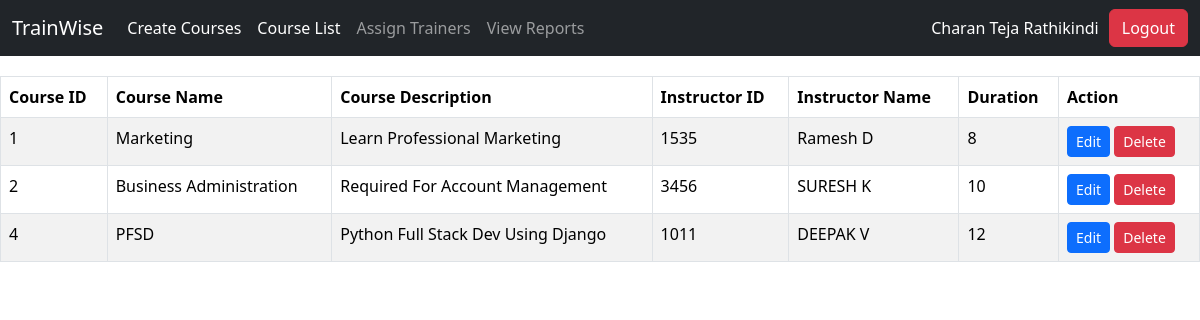
/courses/ (signed in), run on an earlier commit of the app's database.
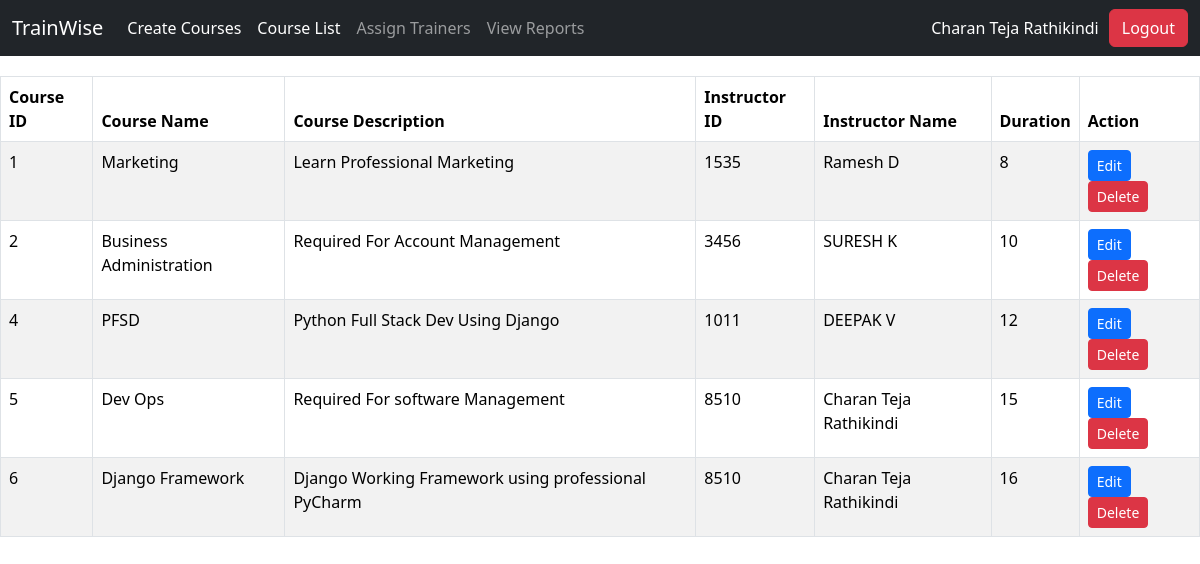
And on a later commit of the database.
### admin_app/models.py (models this page shows, shortened)
class Course(models.Model):
    name = models.CharField(max_length=100)
    description = models.TextField()
    duration = models.PositiveIntegerField()  # Duration in hours
    trainer = models.ForeignKey(User, on_delete=models.SET_NULL, null=True)  # Trainer linked to User
    status = models.BooleanField(default=True)  # Active/Inactive status

### admin_app/views.py (the view)
# urls.py: path('courses/', views.course_list, name='course_list'),
@login_required
def course_list(request):
    courses = Course.objects.all()  # Get all courses
    return render(request, 'courses/course_list.html', {'courses': courses})

### templates/courses/course_list.html (shortened to what this page needs)
{% extends 'admin_app/navbar.html' %}
{% load static %}
        {% block body %}
        <table class="table table-bordered table-striped">
            <thead class="thead-dark">
                <tr>
                    <th scope="col">Course ID</th>
                    <th scope="col">Course Name</th>
                    <th scope="col">Course Description</th>
                    <th scope="col">Instructor ID</th>
                    <th scope="col">Instructor Name</th>
                    <th scope="col">Duration</th>
                    <th scope="col">Action</th>
                </tr>
            </thead>
            <tbody>
                {% for course in courses %}
                <tr>
                    <td>{{ course.id }}</td>
                    <td>{{ course.name }}</td>
                    <td>{{ course.description }}</td>
                    <td>{{ course.trainer }}</td>
                    <td>{{ course.trainer.first_name }} {{ course.trainer.last_name }}</td>
                    <td>{{ course.duration }}</td>
                    <td>
                        <a href="{% url 'admin_app:edit_course' course.id %}" class="btn btn-primary btn-sm">Edit</a>
                        <a href="{% url 'admin_app:delete_course' course.id %}" class="btn btn-danger btn-sm">Delete</a>
                    </td>
                </tr>
                {% empty %}
                <tr>
                    <td colspan="5" class="text-center">No courses available.</td>
                </tr>
                {% endfor %}
            </tbody>
        </table>
{% endblock %}

### templates/admin_app/navbar.html (shortened to what this page needs)
<!DOCTYPE html>
<html lang="en">
<head>
    <link href="https://cdn.jsdelivr.net/npm/bootstrap@5.3.3/dist/css/bootstrap.min.css" rel="stylesheet">
</head>
<body>
  <nav class="navbar navbar-expand-lg navbar-dark bg-dark">
    <div class="container-fluid">
      <a class="navbar-brand" href="{% url 'admin_app:homepage' %}">TrainWise</a>
      <div class="collapse navbar-collapse" id="navbarSupportedContent">
        <ul class="navbar-nav me-auto mb-2 mb-lg-0">
          <li class="nav-item">
            <a class="nav-link active" aria-current="page" href="{% url 'admin_app:create_course' %}">Create Courses</a>
          </li>
          <li class="nav-item">
            <a class="nav-link active" aria-current="page" href="{% url 'admin_app:course_list' %}">Course List</a>
          </li>
          <li class="nav-item">
            <a class="nav-link" href="{% url 'admin_app:course_list' %}">Assign Trainers</a>
          </li>
          <li class="nav-item">
            <a class="nav-link" href="#">View Reports</a>
          </li>
        </ul>
        <div class="d-flex align-items-center">
          <a class="nav-link text-white" href="{% url 'admin_app:profile_page' %}">{{user.first_name}} {{user.last_name}}</a>
          {% if user.is_authenticated %}
            <a class="btn btn-danger btn-custom" href="{% url 'admin_app:log_out' %}">Logout</a>
          {% else %}
            <a class="btn btn-primary btn-custom" href="{% url 'admin_app:user_login' %}">Login</a>
            <a class="btn btn-primary btn-custom" href="{% url 'admin_app:register' %}">Register</a>
          {% endif %}
        </div>
      </div>
    </div>
  </nav>
  {% block body %}
  {% endblock %}
</body>
</html>

### templates/admin_app/navbar.html (style rules this page uses)
.navbar { margin-bottom: 20px; }
.btn-custom { margin-left: 10px; }

What changed in the data, as far as the page shows it:
added Course: id "5", name "Dev Ops", description "Required For software Management", trainer "8510", trainer.first_name "Charan Teja", trainer.last_name "Rathikindi", duration "15"
added Course: id "6", name "Django Framework", description "Django Working Framework using professional PyCharm", trainer "8510", trainer.first_name "Charan Teja", trainer.last_name "Rathikindi", duration "16"
